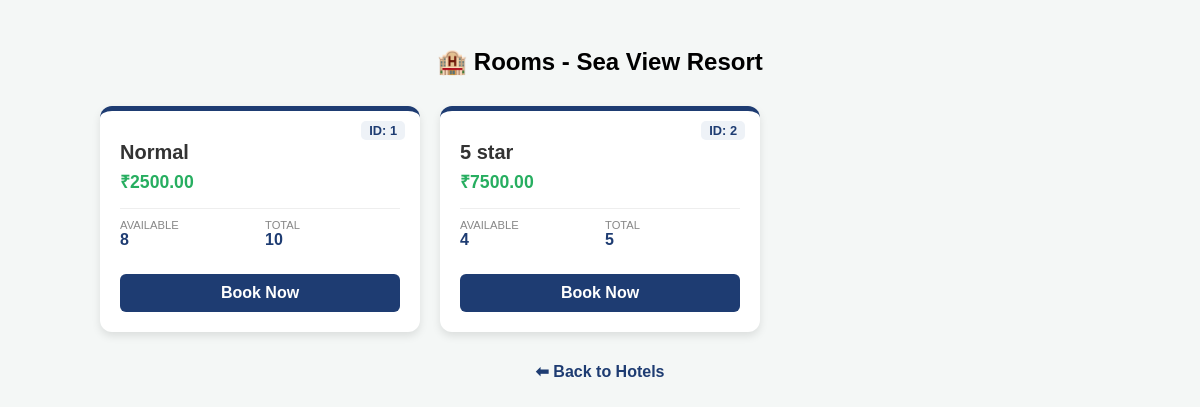
/hotel/1/rooms/, run on the app's committed database.
### stayhub/models.py (models this page shows, shortened)
class Hotel(models.Model):
    name=models.CharField(max_length=100)
    city=models.CharField(max_length=100)
    hotel_type = models.CharField(max_length=100)
    password = models.CharField(max_length=128,default=0)

class Room(models.Model):
     ROOM_CHOICES = (
        ('Normal', 'Normal'),
        ('2 star', '2 star'),
        ('5 star', '5 star'),
        ('delux', 'delux'),
    )
     hotel =models.ForeignKey(Hotel,on_delete=models.CASCADE,related_name='rooms')
     room_type = models.CharField(max_length=100, choices=ROOM_CHOICES , default='Normal')
     price = models.DecimalField(max_digits=10,decimal_places=2)
     total_rooms=models.IntegerField(default=0)
     available_rooms=models.IntegerField(default=0)
     is_available = models.BooleanField(default=True)

### stayhub/views.py (the view)
# urls.py: path('hotel/<int:pk>/rooms/', hotel_rooms_view, name='hotel_rooms'),
def hotel_rooms_view(request, pk):
    hotel = get_object_or_404(Hotel, pk=pk)
    rooms = hotel.rooms.all()
    return render(request, 'hotel_rooms.html', {
        'hotel': hotel,
        'rooms': rooms
    })

### templates/hotel_rooms.html (shortened to what this page needs)
<!DOCTYPE html>
<html>
<head>
</head>
<body>
<h2 style="text-align:center;">🏨 Rooms - {{ hotel.name }}</h2>
<div class="room-container">
    {% for room in rooms %}
    <div class="room-card">
        <div>
            <span class="room-id">ID: {{ room.id }}</span>
            <div class="room-type">{{ room.room_type }}</div>
            <div class="price-tag">₹{{ room.price }}</div>
            <div class="stats-grid">
                <div class="stat-box">
                    <span class="label">Available</span>
                    <span class="value">{{ room.available_rooms }}</span>
                </div>
                <div class="stat-box">
                    <span class="label">Total</span>
                    <span class="value">{{ room.total_rooms }}</span>
                </div>
            </div>
        </div>
     <a href="{% url 'process_booking' room.id %}" class="book-btn">Book Now</a>
    </div>
    {% empty %}
    <p style="text-align:center; width: 100%;">No Rooms Available</p>
    {% endfor %}
</div>
<div style="text-align:center; margin-top: 20px;">
    <a href="{% url 'hotel_list' %}" style="color: #1e3c72; text-decoration: none; font-weight: bold;">⬅ Back to Hotels</a>
</div>
</body>
</html>

### templates/hotel_rooms.html (style rules this page uses)
body { font-family: 'Arial', sans-serif; background-color: #f4f7f6; padding: 20px; }
.room-container { display: grid; grid-template-columns: repeat(auto-fill, minmax(250px, 1fr)); gap: 20px; max-width: 1000px; margin: 30px auto; }
.room-card { position: relative; background: white; border-radius: 12px; border-top: 5px solid #1e3c72; box-shadow: 0 4px 8px rgba(0,0,0,0.1); padding: 20px; display: flex; flex-direction: column; justify-content: space-between; }
.room-id { position: absolute; top: 10px; right: 15px; font-size: 0.8rem; color: #1e3c72; background: #eef2f7; padding: 2px 8px; border-radius: 5px; font-weight: bold; }
.room-type { font-size: 1.25rem; color: #333; margin: 10px 0 5px 0; font-weight: bold; }
.price-tag { color: #27ae60; font-size: 1.1rem; font-weight: bold; margin-bottom: 15px; }
.stats-grid { display: grid; grid-template-columns: 1fr 1fr; border-top: 1px solid #eee; padding: 10px 0; gap: 10px; margin-bottom: 15px; }
.stat-box { display: flex; flex-direction: column; }
.label { font-size: 0.7rem; color: #888; text-transform: uppercase; }
.value { font-weight: bold; color: #1e3c72; }
.book-btn { background-color: #1e3c72; color: white; text-align: center; padding: 10px; text-decoration: none; border-radius: 6px; font-weight: bold; transition: background 0.3s; }

### data on the page
Hotel: name "Sea View Resort"
Room: id "1", room_type "Normal", price "2500.00", available_rooms "8", total_rooms "10"
Room: id "2", room_type "5 star", price "7500.00", available_rooms "4", total_rooms "5"
